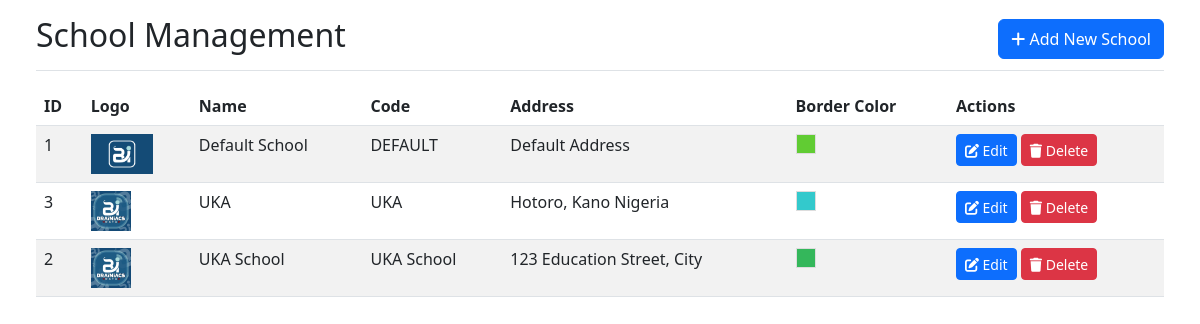
The page /admin/schools.php (signed in) on the database its author committed.
### tables this page shows
CREATE TABLE `schools` (
  `id` int NOT NULL,
  `name` varchar(255) NOT NULL,
  `code` varchar(20) NOT NULL,
  `address` varchar(255) DEFAULT NULL,
  `logo_path` varchar(255) DEFAULT NULL,
  `border_color` varchar(20) DEFAULT '#3366cc',
  `created_by` int DEFAULT NULL,
  `created_at` timestamp NOT NULL DEFAULT CURRENT_TIMESTAMP
);

### admin/schools.php (the view, shortened to what this page needs)
<?php
require_once '../includes/db.php';
$stmt = $pdo->query("SELECT * FROM schools ORDER BY name ASC");
$schools = $stmt->fetchAll();
?>
<!DOCTYPE html>
<html lang="en">
<head>
    <link rel="stylesheet" href="../assets/clean-styles.css">
    <link href="https://cdn.jsdelivr.net/npm/bootstrap@5.3.0-alpha1/dist/css/bootstrap.min.css" rel="stylesheet">
    <link rel="stylesheet" href="https://cdnjs.cloudflare.com/ajax/libs/font-awesome/6.0.0-beta3/css/all.min.css">
</head>
<body>
    <div class="container-fluid">
            <main class="col-md-20 ms-sm-auto col-lg-20 px-md-4">
                <div class="d-flex justify-content-between flex-wrap flex-md-nowrap align-items-center pt-3 pb-2 mb-3 border-bottom">
                    <h1 class="h2">School Management</h1>
                    <button type="button" class="btn btn-primary" data-bs-toggle="modal" data-bs-target="#addSchoolModal">
                        <i class="fas fa-plus"></i> Add New School
                    </button>
                </div>
                <div class="table-responsive">
                    <table class="table table-striped table-hover">
                        <thead>
                            <tr>
                                <th>ID</th>
                                <th>Logo</th>
                                <th>Name</th>
                                <th>Code</th>
                                <th>Address</th>
                                <th>Border Color</th>
                                <th>Actions</th>
                            </tr>
                        </thead>
                        <tbody>
                            <?php if ($schools && count($schools) > 0): ?>
                                <?php foreach ($schools as $school): ?>
                                <tr>
                                    <td><?php echo $school['id']; ?></td>
                                    <td>
                                        <?php if (!empty($school['logo_path'])): ?>
                                            <img src="<?php echo '../' . htmlspecialchars($school['logo_path']); ?>" alt="School Logo" style="height: 40px;">
                                        <?php else: ?>
                                            <span class="text-muted">No logo</span>
                                        <?php endif; ?>
                                    </td>
                                    <td><?php echo htmlspecialchars($school['name']); ?></td>
                                    <td><?php echo htmlspecialchars($school['code']); ?></td>
                                    <td><?php echo htmlspecialchars($school['address']); ?></td>
                                    <td>
                                        <div style="width: 20px; height: 20px; background-color: <?php echo htmlspecialchars($school['border_color']); ?>; border: 1px solid #ddd;"></div>
                                    </td>
                                    <td>
                                        <button type="button" class="btn btn-sm btn-primary edit-school"
                                                data-id="<?php echo $school['id']; ?>"
                                                data-name="<?php echo htmlspecialchars($school['name']); ?>"
                                                data-code="<?php echo htmlspecialchars($school['code']); ?>"
                                                data-address="<?php echo htmlspecialchars($school['address']); ?>"
                                                data-logo="<?php echo htmlspecialchars($school['logo_path'] ?? ''); ?>"
                                                data-color="<?php echo htmlspecialchars($school['border_color']); ?>"
                                                data-bs-toggle="modal" data-bs-target="#editSchoolModal">
                                            <i class="fas fa-edit"></i> Edit
                                        </button>
                                        <button type="button" class="btn btn-sm btn-danger"
                                                onclick="confirmDelete(<?php echo $school['id']; ?>, '<?php echo htmlspecialchars($school['name']); ?>')">
                                            <i class="fas fa-trash"></i> Delete
                                        </button>
                                    </td>
                                </tr>
                                <?php endforeach; ?>
                            <?php else: ?>
                                <tr>
                                    <td colspan="7" class="text-center">No schools found</td>
                                </tr>
                            <?php endif; ?>
                        </tbody>
                    </table>
                </div>
            </main>
        </div>
</body>
</html>

### assets/clean-styles.css (style rules this page uses)
:root { --primary: #2ecc71; --primary-dark: #27ae60; --primary-light: #58d68d; --secondary: #2c3e50; --secondary-dark: #1b2631; --success: #36b37e; --danger: #de350b; --warning: #ff991f; --info: #0065ff; --dark: #172b4d; --light: #f4f5f7; --white: #ffffff; --gray: #6b778c; --gray-light: #dfe1e6; --gray-dark: #253858; --body-bg: #f4f5f7; --card-bg: #ffffff; --text: #172b4d; --text-light: #5e6c84; --text-white: #ffffff; --border: #dfe1e6; --spacing-xs: 0.25rem; --spacing-sm: 0.5rem; --spacing-md: 1rem; --spacing-lg: 1.5rem; --spacing-xl: 2rem; --radius-sm: 4px; --radius: 8px; --radius-lg: 12px; --shadow-sm: 0 1px 2px rgba(0, 0, 0, 0.05); --shadow: 0 1px 3px rgba(0, 0, 0, 0.1); --shadow-lg: 0 4px 6px rgba(0, 0, 0, 0.1); --transition: 0.2s ease; }
* { margin: 0; padding: 0; box-sizing: border-box; }
html { font-size: 16px; -webkit-text-size-adjust: 100%; }
body { font-family: -apple-system, BlinkMacSystemFont, "Segoe UI", Roboto, Oxygen, Ubuntu, Cantarell, sans-serif; line-height: 1.5; color: var(--text); background-color: var(--body-bg); }
h1, h2, h3, h4, h5, h6 { margin-bottom: var(--spacing-md); font-weight: 600; line-height: 1.2; color: var(--dark); }
.btn { display: inline-flex; align-items: center; justify-content: center; padding: var(--spacing-sm) var(--spacing-lg); border-radius: var(--radius); font-weight: 500; text-align: center; cursor: pointer; transition: var(--transition); background: var(--primary); color: var(--text-white); border: none; min-height: 40px; }
.btn-sm { padding: 0.25rem 0.5rem; font-size: 0.875rem; min-height: 32px; }
.table-responsive { overflow-x: auto; -webkit-overflow-scrolling: touch; margin-bottom: var(--spacing-lg); }
table { width: 100%; border-collapse: collapse; }
th, td { padding: var(--spacing-md); border-bottom: 1px solid var(--border); text-align: left; }
th { background: var(--light); font-weight: 600; color: var(--text); }
.d-flex { display: flex !important; }
.flex-wrap { flex-wrap: wrap !important; }
.justify-content-between { justify-content: space-between !important; }
.align-items-center { align-items: center !important; }
.mb-3 { margin-bottom: var(--spacing-md) !important; }
.btn { display: inline-flex; align-items: center; gap: 0.5rem; padding: 0.5rem 1rem; border-radius: 0.25rem; border: none; cursor: pointer; transition: all 0.2s ease; }
.btn-primary { background-color: #4A90E2; color: white; }

### rows shown on the page
schools: id "1", logo_path (placeholder picture), name "Default School", code "DEFAULT", address "Default Address"
schools: id "3", logo_path (picture), name "UKA", code "UKA", address "Hotoro, Kano Nigeria"
schools: id "2", logo_path (picture), name "UKA School", code "UKA School", address "123 Education Street, City"
